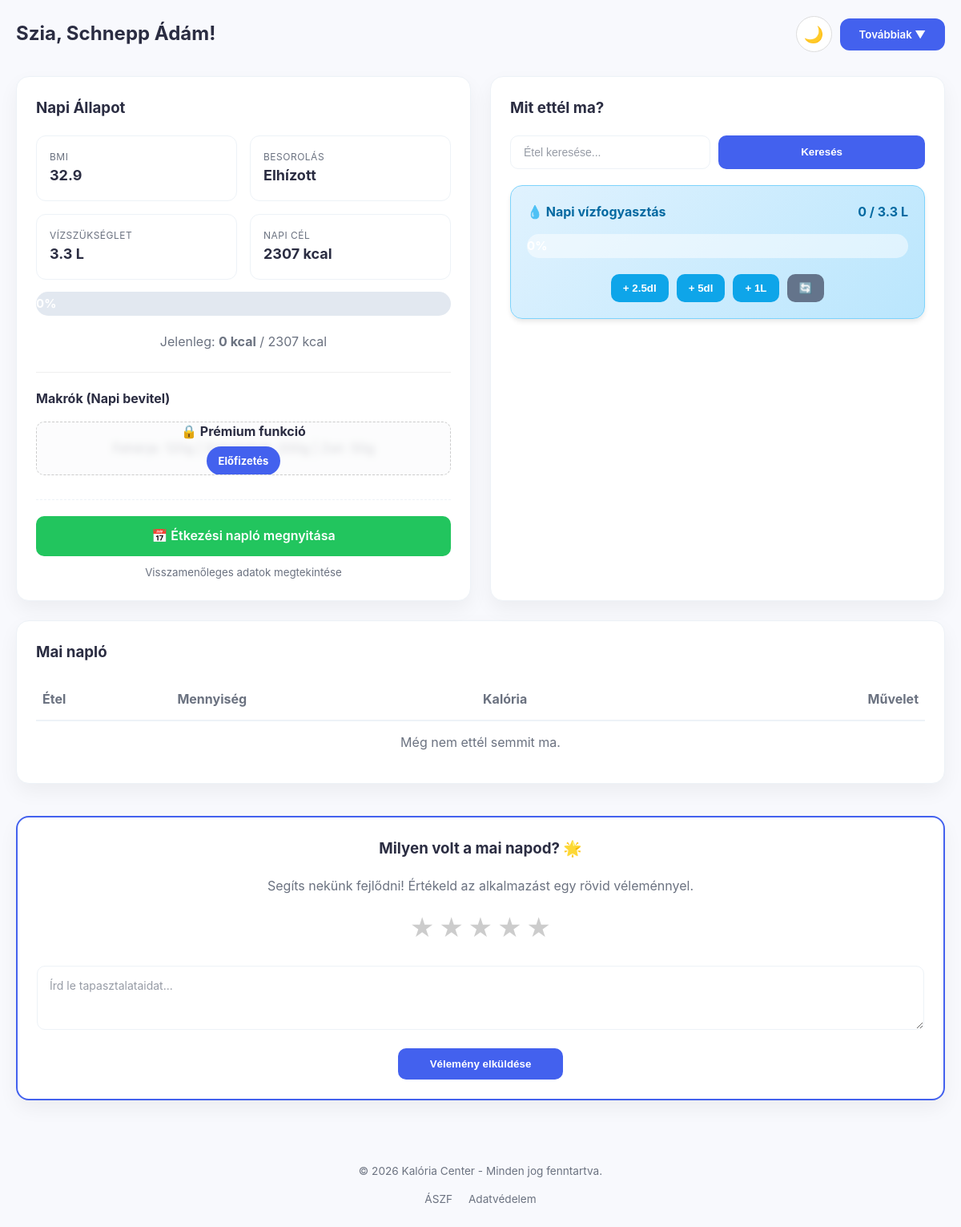
Page /dashboard.php (signed in) on the earlier database version.
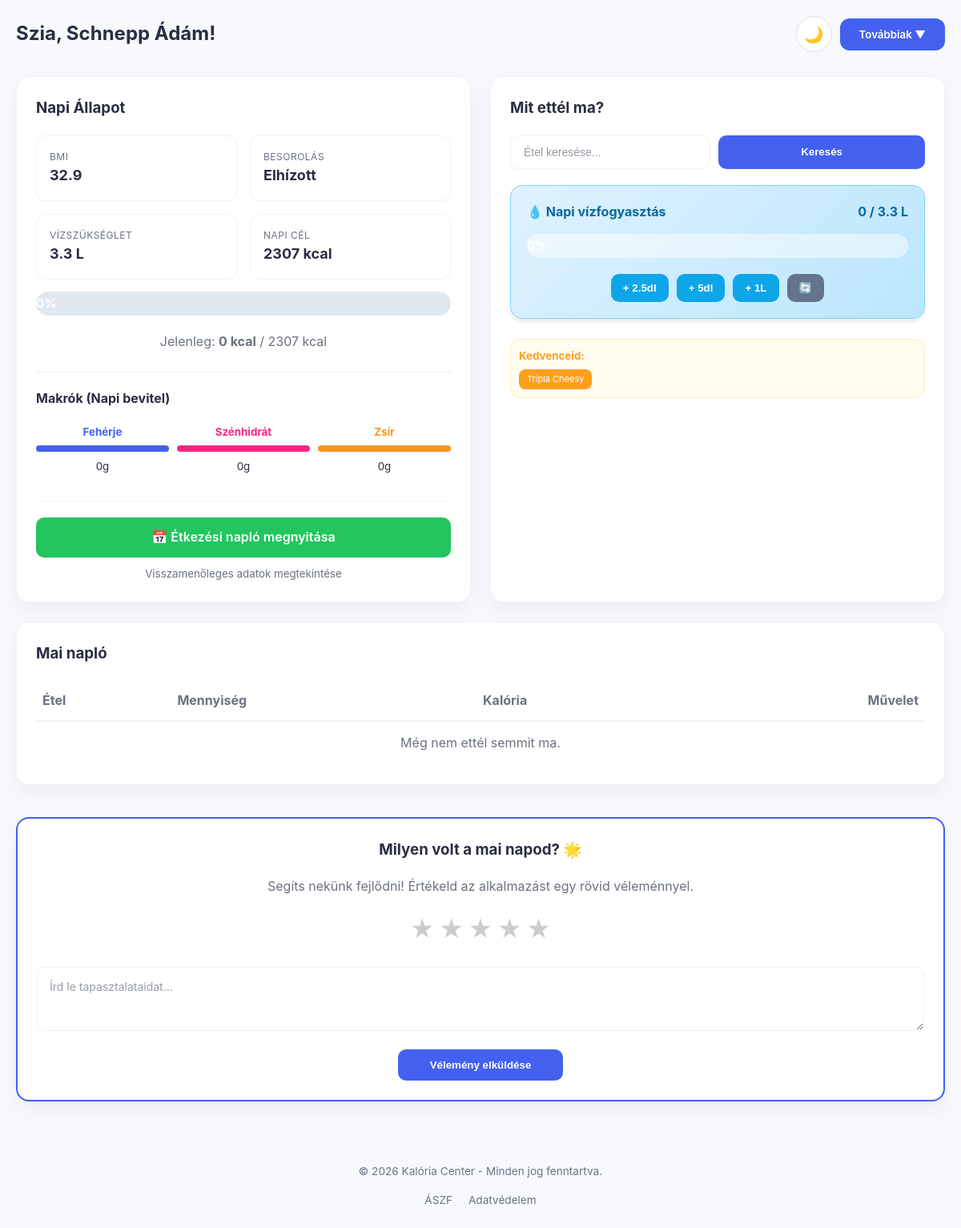
Same page on the later database version.
### tables this page shows
CREATE TABLE `foods` (
  `id` int(11) NOT NULL,
  `name` varchar(255) NOT NULL,
  `calories_100g` decimal(6,2) NOT NULL,
  `protein_100g` decimal(5,2) DEFAULT NULL,
  `carbs_100g` decimal(5,2) DEFAULT NULL,
  `fat_100g` decimal(5,2) DEFAULT NULL,
  `fiber_100g` decimal(5,2) DEFAULT NULL,
  `sugar_100g` decimal(5,2) DEFAULT NULL,
  `salt_100g` decimal(5,3) DEFAULT NULL,
  `unit` enum('g','ml') DEFAULT 'g',
  `source` enum('local','api') DEFAULT 'local',
  `created_at` timestamp NOT NULL DEFAULT current_timestamp(),
  `image` varchar(255) DEFAULT NULL,
  `created_by` int(11) DEFAULT NULL
);

### dashboard.php (the view, shortened to what the changed rows need)
<?php
require 'database_connect.php';
$user_id = $_SESSION['user_id'];
$today = date('Y-m-d');
$u_sql = "SELECT * FROM users WHERE id = $user_id";
$u_res = mysqli_query($conn, $u_sql);
$u_data = mysqli_fetch_assoc($u_res);
$sum_sql = "SELECT
                SUM((f.calories_100g/100)*l.quantity) as total_cal,
                SUM((f.protein_100g/100)*l.quantity) as total_protein,
                SUM((f.carbs_100g/100)*l.quantity) as total_carbs,
                SUM((f.fat_100g/100)*l.quantity) as total_fat
            FROM user_food_log l
            JOIN foods f ON l.food_id = f.id
            WHERE l.user_id = $user_id AND l.log_date = '$today'";
$sum_res = mysqli_query($conn, $sum_sql);
$daily_data = mysqli_fetch_assoc($sum_res);
$current_protein = $daily_data['total_protein'] ?? 0;
$current_carbs = $daily_data['total_carbs'] ?? 0;
$current_fat = $daily_data['total_fat'] ?? 0;
?>
<!DOCTYPE html>
<html lang="hu">
<head>
    <link rel="stylesheet" href="style.css">
</head>
<body>
<div class="dashboard-container">
    <header style="display: flex; justify-content: space-between; align-items: center; margin-bottom: 30px; position: relative;">
        <h2 style="margin: 0;">Szia, <?php echo htmlspecialchars($u_data['name']); ?>!</h2>
    </header>
    <div class="dashboard-grid">
        <section class="card-section">
            <div style="margin-top: 25px; padding-top: 20px; border-top: 1px solid #eee;">
                <?php if ($u_data['premium'] == 1): ?>
                    <div style="display: grid; grid-template-columns: 1fr 1fr 1fr; gap: 10px; text-align: center;">
                        <div>
                            <small style="color: #4361ee; font-weight: bold;">Fehérje</small>
                            <div style="background: #e0e7ff; height: 8px; border-radius: 4px; margin: 5px 0; overflow: hidden;">
                                <div style="background: #4361ee; height: 100%; width: 100%;"></div>
                            </div>
                            <small><?php echo round($current_protein); ?>g</small>
                        </div>
                        <div>
                            <small style="color: #f72585; font-weight: bold;">Szénhidrát</small>
                            <div style="background: #ffe0f0; height: 8px; border-radius: 4px; margin: 5px 0; overflow: hidden;">
                                <div style="background: #f72585; height: 100%; width: 100%;"></div>
                            </div>
                            <small><?php echo round($current_carbs); ?>g</small>
                        </div>
                        <div>
                            <small style="color: #f8961e; font-weight: bold;">Zsír</small>
                            <div style="background: #fff5cc; height: 8px; border-radius: 4px; margin: 5px 0; overflow: hidden;">
                                <div style="background: #f8961e; height: 100%; width: 100%;"></div>
                            </div>
                            <small><?php echo round($current_fat); ?>g</small>
                        </div>
                    </div>
                <?php else: ?>
                    <div class="premium-blur-box" style="position: relative; overflow: hidden; border-radius: 10px; background: #f8f9fa; border: 1px dashed #ccc; padding: 20px; text-align: center;">
                        <div style="filter: blur(4px); opacity: 0.5; user-select: none;">
                        </div>
                        <div class="premium-overlay" style="position: absolute; top: 0; left: 0; width: 100%; height: 100%; display: flex; flex-direction: column; align-items: center; justify-content: center; background: rgba(255,255,255,0.6);">
                            <strong style="color: #2b2d42; margin-bottom: 5px;">🔒 Prémium funkció</strong>
                            <a href="premium.php" style="background: #4361ee; color: white; padding: 8px 15px; border-radius: 20px; text-decoration: none; font-size: 13px; font-weight: bold;">Előfizetés</a>
                        </div>
                    </div>
                <?php endif; ?>
            </div>
        </section>
        <section class="card-section">
            <?php
            $my_favs_sql = "SELECT f.* FROM foods f JOIN favorites fav ON f.id = fav.food_id WHERE fav.user_id = $user_id";
            $my_favs_res = mysqli_query($conn, $my_favs_sql);
            if (mysqli_num_rows($my_favs_res) > 0): ?>
                <div class="fav-box" style="margin-bottom: 20px; padding: 10px; background: #fffcf0; border-radius: 12px; border: 1px solid #ffeeba;">
                    <small style="color: #ff9f1c; font-weight: bold; display: block; margin-bottom: 5px;">Kedvenceid:</small>
                    <div style="display: flex; flex-wrap: wrap; gap: 5px;">
                        <?php while($mf = mysqli_fetch_assoc($my_favs_res)): ?>
                            <a href="dashboard.php?q=<?php echo urlencode($mf['name']); ?>" style="padding: 4px 10px; font-size: 11px; background-color: #ff9f1c; color: white; text-decoration: none; border-radius: 8px;">
                                <?php echo htmlspecialchars($mf['name']); ?>
                            </a>
                        <?php endwhile; ?>
                    </div>
                </div>
            <?php endif; ?>
        </section>
    </div>
    <section class="card-section">
        <table>
            <thead>
                <tr>
                    <th>Étel</th>
                    <th>Mennyiség</th>
                    <th>Kalória</th>
                    <th style="text-align: right;">Művelet</th>
                </tr>
            </thead>
        </table>
    </section>
</div>
</body>
</html>

Differences in the rows shown:
changed users "Schnepp Ádám": premium 0 → 1 (drawn)
added foods: name "Tripla Cheesy"
Other differences:
$current_protein: (not shown) → "0"
$current_carbs: (not shown) → "0"
$current_fat: (not shown) → "0"
text no longer shown: "🔒 Prémium funkció Előfizetés"
text now shown: "Fehérje g Szénhidrát g Zsír g Kedvenceid:"
